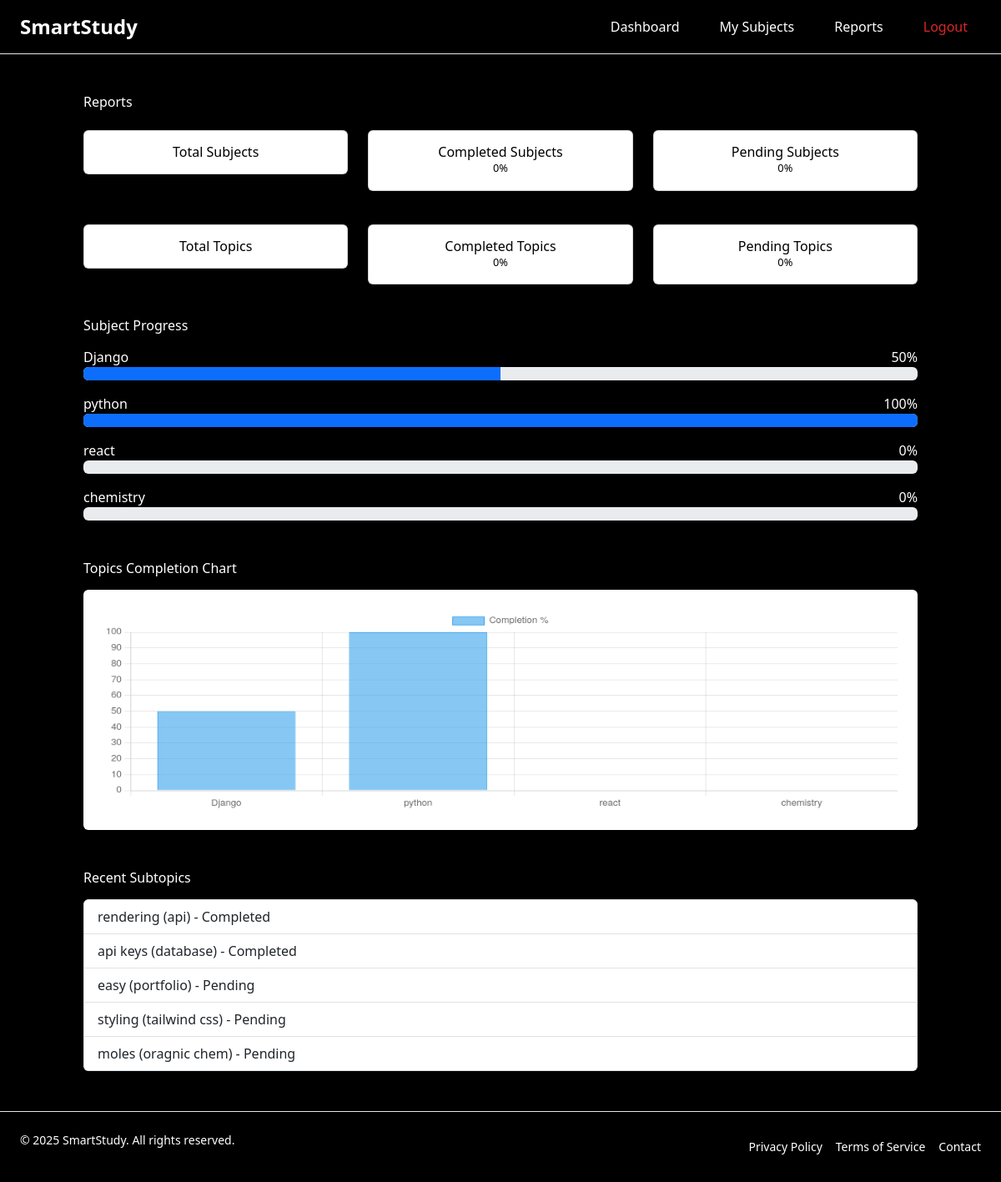
Screenshot of /reports (signed in) with the database file from the repository.
### models.py (models this page shows)
class Subject(db.Model):
    id = db.Column(db.Integer, primary_key=True)
    name = db.Column(db.String(100), nullable=False)
    deadline = db.Column(db.Date, nullable=True)
    priority = db.Column(db.String(50), default='Medium')
    total_topics = db.Column(db.Integer, default=0)
    completed_topics = db.Column(db.Integer, default=0)
    user_id = db.Column(db.Integer, db.ForeignKey('user.id'), nullable=False)
    topics = db.relationship('Topic', backref='subject', lazy='dynamic', cascade="all, delete-orphan")

class Subtopic(db.Model):
    id = db.Column(db.Integer, primary_key=True)
    name = db.Column(db.String(200), nullable=False)
    is_completed = db.Column(db.Boolean, default=False)
    date_completed = db.Column(db.DateTime, nullable=True)
    topic_id = db.Column(db.Integer, db.ForeignKey('topic.id'), nullable=False)

class Topic(db.Model):
    id = db.Column(db.Integer, primary_key=True)
    name = db.Column(db.String(150), nullable=False)
    difficulty = db.Column(db.String(50), default='Medium')
    total_subtopics = db.Column(db.Integer, default=0)
    completed_subtopics = db.Column(db.Integer, default=0)
    is_completed = db.Column(db.Boolean, default=False)
    subject_id = db.Column(db.Integer, db.ForeignKey('subject.id'), nullable=False)
    subtopics = db.relationship('Subtopic', backref='topic', lazy='dynamic', cascade="all, delete-orphan")

### app.py (the view)
@app.route('/reports')
def reports():
    user_id = get_user_id()
    if not user_id:
        flash("Please log in to view Reports.", "error")
        return redirect(url_for('login'))
    subjects = Subject.query.filter_by(user_id=user_id).all()
    subject_progress = []
    recent_subtopics = Subtopic.query.join(Topic).join(Subject)\
                        .filter(Subject.user_id==user_id)\
                        .order_by(Subtopic.date_completed.desc())\
                        .limit(5).all()
    for subject in subjects:
        total_topics = subject.topics.count()
        completed_topics = subject.topics.filter_by(is_completed=True).count()
        progress = int((completed_topics / total_topics) * 100) if total_topics > 0 else 0
        subject_progress.append({'name': subject.name, 'progress': progress})
    return render_template(
        'reports.html',
        subjects=subjects,
        subject_progress=subject_progress,
        recent_subtopics=recent_subtopics
    )

### app.py (called while the page is built)
def get_user_id():
    return session.get('user_id')

### templates/reports.html (shortened to what this page needs)
<!DOCTYPE html>
<html lang="en">
<head>
    <link href="https://cdn.jsdelivr.net/npm/bootstrap@5.3.3/dist/css/bootstrap.min.css" rel="stylesheet">
    <script src="https://cdn.tailwindcss.com"></script>
</head>
<body class="min-h-screen">
    <header class="bg-black border-b border-white-200">
        <div class="max-w-7xl mx-auto px-4 sm:px-6 lg:px-8">
            <div class="flex justify-between items-center h-16">
                <div class="flex-shrink-0">
                    <a href="{{ url_for('dashboard') }}"
                        class="text-2xl font-bold text-white hover:text-indigo-600 transition">SmartStudy</a>
                </div>
                <div class="flex space-x-4">
                    <a href="{{ url_for('dashboard') }}"
                        class="text-white hover:text-indigo-600 px-3 py-2 rounded-md font-medium">Dashboard</a>
                    <a href="{{ url_for('subjects') }}"
                        class="text-white hover:text-indigo-600 px-3 py-2 rounded-md font-medium">My Subjects</a>
                    <a href="{{ url_for('reports') }}"
                        class="text-white hover:text-indigo-600 px-3 py-2 rounded-md font-medium">Reports</a>
                    <a href="{{ url_for('logout') }}"
                        class="text-red-600 hover:text-red-700 px-3 py-2 rounded-md font-medium">Logout</a>
                </div>
            </div>
        </div>
    </header>
    <div class="fixed top-0 left-1/2 -translate-x-1/2 z-50 p-4 w-full max-w-sm">
    </div>
    <div class="container my-5 text-white">
        <h1 class="mb-4">Reports</h1>
        <div class="row mb-4">
            <div class="col-md-4">
                <div class="card p-3 mb-3 text-center">
                    <h5>Total Subjects</h5>
                </div>
            </div>
            <div class="col-md-4">
                <div class="card p-3 mb-3 text-center">
                    <h5>Completed Subjects</h5>
                    <small>{{ (completed_subjects / total_subjects * 100) if total_subjects else 0 }}%</small>
                </div>
            </div>
            <div class="col-md-4">
                <div class="card p-3 mb-3 text-center">
                    <h5>Pending Subjects</h5>
                    <small>{{ (pending_subjects / total_subjects * 100) if total_subjects else 0 }}%</small>
                </div>
            </div>
        </div>
        <div class="row mb-4">
            <div class="col-md-4">
                <div class="card p-3 mb-3 text-center">
                    <h5>Total Topics</h5>
                </div>
            </div>
            <div class="col-md-4">
                <div class="card p-3 mb-3 text-center">
                    <h5>Completed Topics</h5>
                    <small>{{ (completed_topics / total_topics * 100) if total_topics else 0 }}%</small>
                </div>
            </div>
            <div class="col-md-4">
                <div class="card p-3 mb-3 text-center">
                    <h5>Pending Topics</h5>
                    <small>{{ (pending_topics / total_topics * 100) if total_topics else 0 }}%</small>
                </div>
            </div>
        </div>
        <h4 class="mb-3">Subject Progress</h4>
        {% for subject in subject_progress %}
        <div class="mb-3">
            <div class="d-flex justify-content-between text-white">
                <span>{{ subject.name }}</span>
                <span>{{ subject.progress|default(0) }}%</span>
            </div>
            <div class="progress">
                <div class="progress-bar" role="progressbar" style="width: {{ subject.progress|default(0) }}%;"
                    aria-valuenow="{{ subject.progress|default(0) }}" aria-valuemin="0" aria-valuemax="100">
                </div>
            </div>
        </div>
        {% else %}
        <p class="text-white">No subjects added yet.</p>
        {% endfor %}
        <h4 class="mt-5 mb-3">Topics Completion Chart</h4>
        <canvas id="topicsChart" height="100" class="bg-white p-4 rounded"></canvas>
        <h4 class="mt-5 mb-3">Recent Subtopics</h4>
        <ul class="list-group mb-5">
            {% for subtopic in recent_subtopics %}
            <li class="list-group-item">
                {{ subtopic.name }} ({{ subtopic.topic.name }}) -
                {{ "Completed" if subtopic.is_completed else "Pending" }}
            </li>
            {% else %}
            <li class="list-group-item text-muted">No subtopics added yet.</li>
            {% endfor %}
        </ul>
    </div>
    <footer class="bg-black border-t mt-8">
        <div
            class="max-w-7xl mx-auto px-4 sm:px-6 lg:px-8 py-6 flex flex-col md:flex-row justify-between items-center text-white text-sm">
            <p class="mb-3 md:mb-0">&copy; 2025 SmartStudy. All rights reserved.</p>
            <div class="flex space-x-4">
                <a href="#" class="hover:text-indigo-600">Privacy Policy</a>
                <a href="#" class="hover:text-indigo-600">Terms of Service</a>
                <a href="#" class="hover:text-indigo-600">Contact</a>
            </div>
        </div>
    </footer>
    <script>
        const ctx = document.getElementById('topicsChart').getContext('2d');
        const topicsChart = new Chart(ctx, {
            type: 'bar',
            data: {
                labels: [{% for subject in subject_progress %}'{{ subject.name }}',{% endfor %}],
        datasets: [{
            label: 'Completion %',
            data: [{% for subject in subject_progress %}{{ subject.progress |default(0) }}, {% endfor %}],
            backgroundColor: 'rgba(54, 162, 235, 0.6)',
                borderColor: 'rgba(54, 162, 235, 1)',
                    borderWidth: 1
                }]
            },
        options: {
            responsive: true,
                scales: {
                y: {
                    beginAtZero: true,
                        max: 100
                }
            }
        }
        });
    </script>
</body>
</html>

### templates/reports.html (style rules this page uses)
body { background-color: #000; color: white; }
.card { background: white; color: black; }

### rows the page displays
Subject: name "Django", progress "50"
Subject: name "python", progress "100"
Subject: name "react", progress "0"
Subject: name "chemistry", progress "0"
Subtopic: name "rendering", topic.name "api", is_completed "Completed"
Subtopic: name "api keys", topic.name "database", is_completed "Completed"
Subtopic: name "easy", topic.name "portfolio", is_completed "Pending"
Subtopic: name "styling", topic.name "tailwind css", is_completed "Pending"
Subtopic: name "moles", topic.name "oragnic chem", is_completed "Pending"

### other values shown
{{ (completed_subjects / total_subjects * 100) if total_subjects else 0 }} "0"
{{ (pending_subjects / total_subjects * 100) if total_subjects else 0 }} "0"
{{ (completed_topics / total_topics * 100) if total_topics else 0 }} "0"
{{ (pending_topics / total_topics * 100) if total_topics else 0 }} "0"
chart data {{ subject.name }} Django, python, react, chemistry
chart data {{ subject.progress |default(0) }} 50, 100, 0, 0
